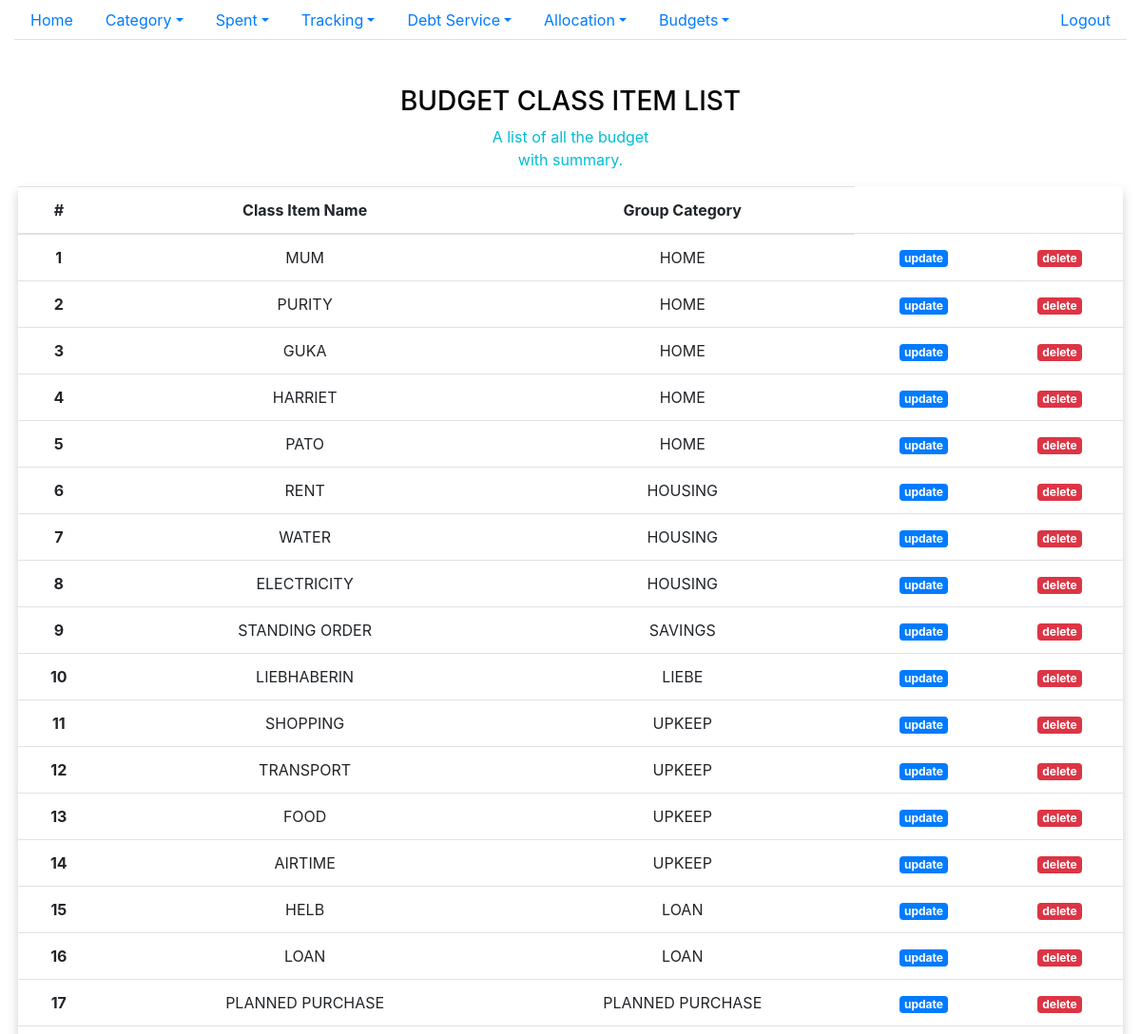
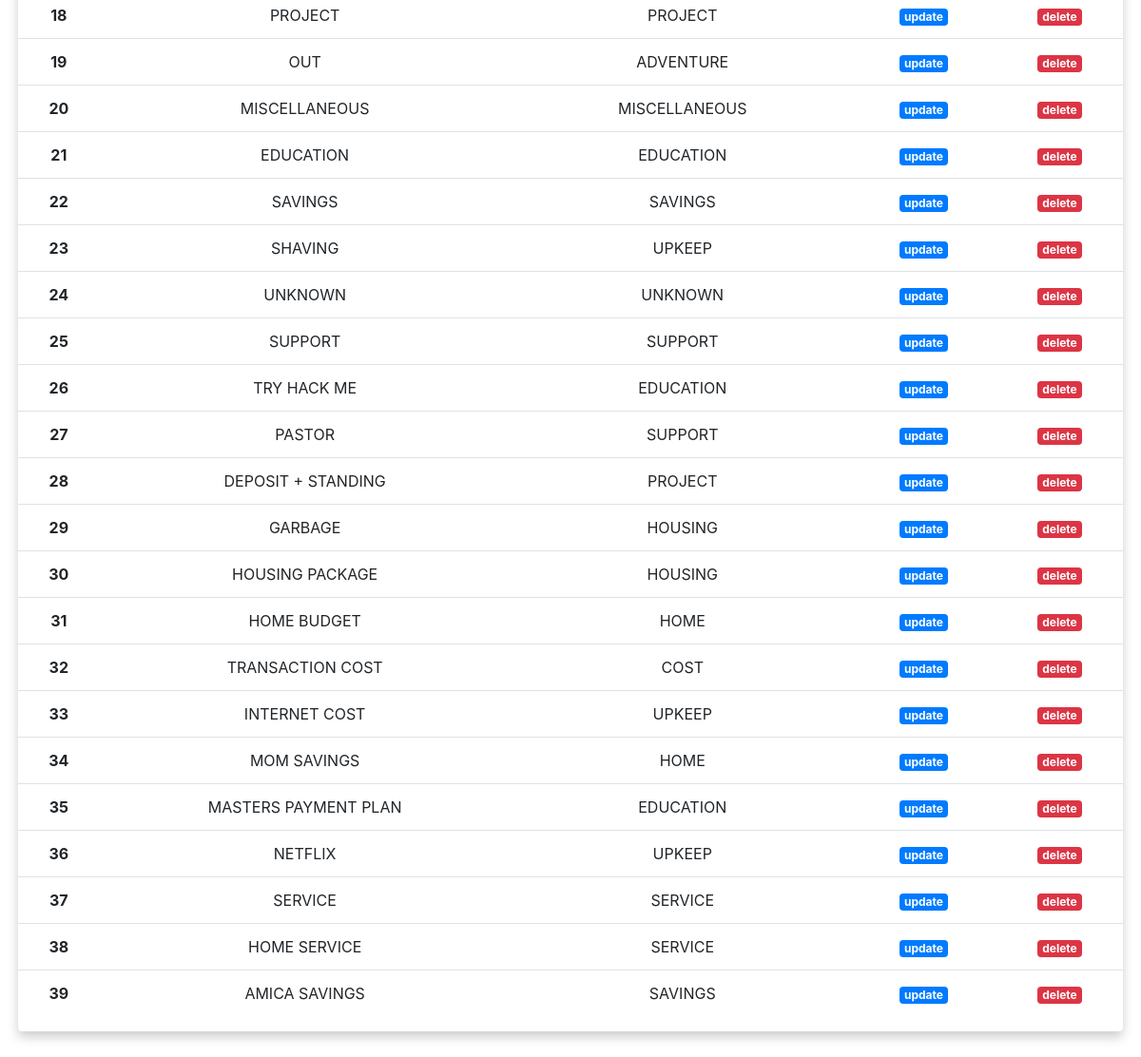
The page /classitemlist/ (signed in) on the database its author committed (2 pictures, top to bottom).
### spent/models.py (models this page shows, shortened)
class BudgetClassItem(models.Model):
    name = models.CharField(max_length=32)
    budget_category = models.ForeignKey(BudgetCategory,on_delete=models.CASCADE)
    voided = models.IntegerField(default=0)
    user_id = models.ForeignKey(settings.AUTH_USER_MODEL, on_delete=models.CASCADE)
    date_created= models.DateTimeField(auto_now_add=True)
    date_updated= models.DateTimeField(auto_now=True)

class BudgetCategory(models.Model):
    name = models.CharField(max_length=32)
    priority= models.IntegerField()
    voided = models.IntegerField(default=0)
    user_id = models.ForeignKey(settings.AUTH_USER_MODEL, on_delete=models.CASCADE)
    date_created= models.DateTimeField(auto_now_add=True)
    date_updated=models.DateTimeField(auto_now=True)
    def __str__(self):
        return self.name

### spent/views.py (the view)
# urls.py: path('classitemlist/',views.BudgetClassItemListView.as_view(),name='class_item_list'),
class BudgetClassItemListView(LoginRequiredMixin,View):
    def get(self,request):
        user = User.objects.get(username=self.request.user)
        datalist = BudgetClassItem.objects.filter(user_id=user,voided=0)
        context={
            'datalist':datalist
        }
        return render(request,'spent/budget_class_item_list.html',context)

### spent/templates/spent/budget_class_item_list.html (shortened to what this page needs)
{% extends "base.html" %}
{% block content %}
<div class="container-fluid px-1 py-5 mx-auto">
	<div class="text-center">
            <h3>BUDGET CLASS ITEM LIST</h3>
            <p class="blue-text">A list of all the budget  <br> with summary.</p>
				<div class="card m-0 p-0">
				<table class="table table-hover table-boardered ">
				  <thead>
					<tr>
					  <th scope="col">#</th>
					  <th scope="col">Class Item Name</th>
                        <th scope="col">Group Category</th>
					</tr>
				  </thead>
				  <tbody>
                  {% for data in datalist %}
					<tr>
					  <th scope="row">{{forloop.counter}}</th>
					  <td>{{data.name}}</td>
                        <td>{{data.budget_category}}</td>
					   <td><a class="badge badge-primary mr-1"  href="{%url 'update_class_item' data.id%}">update</a></td>
					   <td><a class="badge badge-danger" href="{% url 'delete_class_item' data.id %}">delete</a></td>
					</tr>
                  {% endfor %}
				  </tbody>
				</table>
				</div>
            </div>
      </div>
{% endblock content%}

### static/spent/main.css (style rules this page uses)
body { color: #000; overflow-x: hidden; height: 100%; background-repeat: no-repeat; background-size: 100% 100% }
.card { padding: 30px 40px; margin-top: 60px; margin-bottom: 60px; border: none !important; box-shadow: 0 6px 12px 0 rgba(0, 0, 0, 0.2) }
.blue-text { color: #00BCD4 }

### rows shown on the page
BudgetClassItem: name "MUM", budget_category "HOME"
BudgetClassItem: name "PURITY", budget_category "HOME"
BudgetClassItem: name "GUKA", budget_category "HOME"
BudgetClassItem: name "HARRIET", budget_category "HOME"
BudgetClassItem: name "PATO", budget_category "HOME"
BudgetClassItem: name "RENT", budget_category "HOUSING"
BudgetClassItem: name "WATER", budget_category "HOUSING"
BudgetClassItem: name "ELECTRICITY", budget_category "HOUSING"
BudgetClassItem: name "STANDING ORDER", budget_category "SAVINGS"
BudgetClassItem: name "LIEBHABERIN", budget_category "LIEBE"
BudgetClassItem: name "SHOPPING", budget_category "UPKEEP"
BudgetClassItem: name "TRANSPORT", budget_category "UPKEEP"
BudgetClassItem: name "FOOD", budget_category "UPKEEP"
BudgetClassItem: name "AIRTIME", budget_category "UPKEEP"
BudgetClassItem: name "HELB", budget_category "LOAN"
BudgetClassItem: name "LOAN", budget_category "LOAN"
BudgetClassItem: name "PLANNED PURCHASE", budget_category "PLANNED PURCHASE"
BudgetClassItem: name "PROJECT", budget_category "PROJECT"
BudgetClassItem: name "OUT", budget_category "ADVENTURE"
BudgetClassItem: name "MISCELLANEOUS", budget_category "MISCELLANEOUS"
BudgetClassItem: name "EDUCATION", budget_category "EDUCATION"
BudgetClassItem: name "SAVINGS", budget_category "SAVINGS"
BudgetClassItem: name "SHAVING", budget_category "UPKEEP"
BudgetClassItem: name "UNKNOWN", budget_category "UNKNOWN"
BudgetClassItem: name "SUPPORT", budget_category "SUPPORT"
BudgetClassItem: name "TRY HACK ME", budget_category "EDUCATION"
BudgetClassItem: name "PASTOR", budget_category "SUPPORT"
BudgetClassItem: name "DEPOSIT + STANDING", budget_category "PROJECT"
BudgetClassItem: name "GARBAGE", budget_category "HOUSING"
BudgetClassItem: name "HOUSING PACKAGE", budget_category "HOUSING"
BudgetClassItem: name "HOME BUDGET", budget_category "HOME"
BudgetClassItem: name "TRANSACTION COST", budget_category "COST"
BudgetClassItem: name "INTERNET COST", budget_category "UPKEEP"
BudgetClassItem: name "MOM SAVINGS", budget_category "HOME"
BudgetClassItem: name "MASTERS PAYMENT PLAN", budget_category "EDUCATION"
BudgetClassItem: name "NETFLIX", budget_category "UPKEEP"
BudgetClassItem: name "SERVICE", budget_category "SERVICE"
BudgetClassItem: name "HOME SERVICE", budget_category "SERVICE"
BudgetClassItem: name "AMICA SAVINGS", budget_category "SAVINGS"
